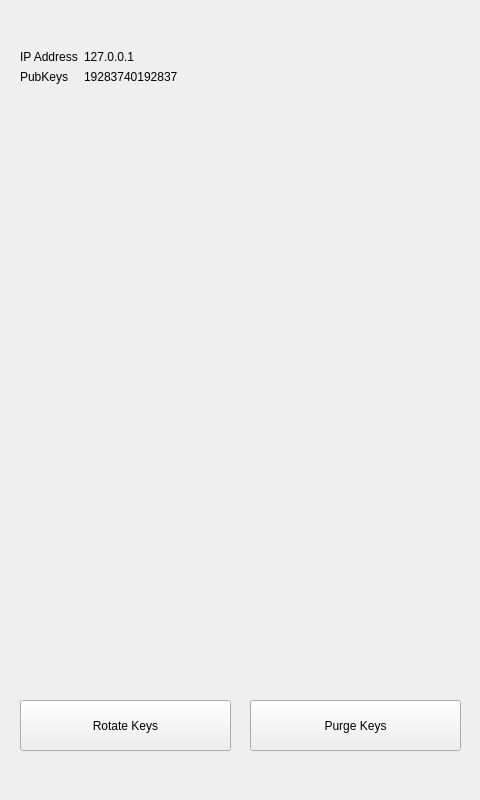
<?xml version="1.0" encoding="UTF-8"?>
<ui version="4.0">
 <class>MainWindow</class>
 <widget class="QMainWindow" name="MainWindow">
  <property name="geometry">
   <rect>
    <x>0</x>
    <y>0</y>
    <width>480</width>
    <height>800</height>
   </rect>
  </property>
  <property name="windowTitle">
   <string>MainWindow</string>
  </property>
  <widget class="QWidget" name="centralwidget">
   <widget class="QPushButton" name="pushButtonRotate">
    <property name="geometry">
     <rect>
      <x>20</x>
      <y>700</y>
      <width>211</width>
      <height>51</height>
     </rect>
    </property>
    <property name="text">
     <string>Rotate Keys</string>
    </property>
   </widget>
   <widget class="QPushButton" name="pushButtonPurge">
    <property name="geometry">
     <rect>
      <x>250</x>
      <y>700</y>
      <width>211</width>
      <height>51</height>
     </rect>
    </property>
    <property name="text">
     <string>Purge Keys</string>
    </property>
   </widget>
   <widget class="QWidget" name="formLayoutWidget">
    <property name="geometry">
     <rect>
      <x>20</x>
      <y>50</y>
      <width>431</width>
      <height>191</height>
     </rect>
    </property>
    <layout class="QFormLayout" name="formLayout_2">
     <item row="0" column="0">
      <widget class="QLabel" name="label_2">
       <property name="text">
        <string>IP Address</string>
       </property>
      </widget>
     </item>
     <item row="0" column="1">
      <widget class="QLabel" name="lblIP">
       <property name="text">
        <string>127.0.0.1</string>
       </property>
       <property name="scaledContents">
        <bool>false</bool>
       </property>
      </widget>
     </item>
     <item row="1" column="0">
      <widget class="QLabel" name="label_4">
       <property name="text">
        <string>PubKeys</string>
       </property>
      </widget>
     </item>
     <item row="1" column="1">
      <widget class="QLabel" name="lblPubKeys">
       <property name="text">
        <string>19283740192837</string>
       </property>
      </widget>
     </item>
    </layout>
   </widget>
  </widget>
 </widget>
 <resources/>
 <connections/>
</ui>
